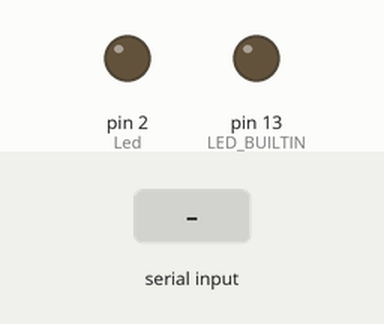
Recording of a sketch running on a simulated Arduino Uno, built with avr-gcc and run on an emulated ATmega328P. Shown: output pins drawn as LEDs (lit = HIGH). The inputs (shaded band) are chosen by the test bench.

Above: at 1.2 s.
1.3 s: "1" received over Serial
At 2.4 s:
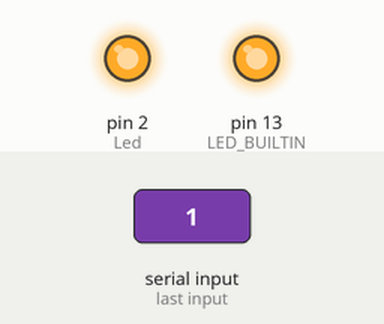
2.8 s: "0" received over Serial
At 3.6 s:
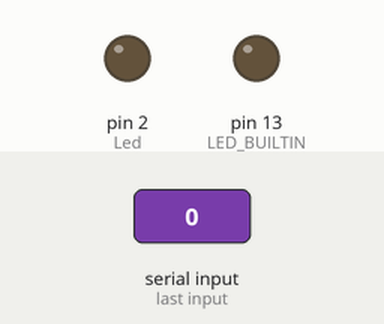
Timing chart, 0 to 5.8 s (numbered marks = the images above; inputs shaded):
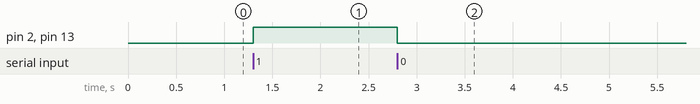

The sketch:

Code_Arduino.ino
```cpp
char let= '5';
int Led=2;
void setup() {
  pinMode(LED_BUILTIN, OUTPUT);
  pinMode(Led, OUTPUT);
  Serial.begin(9600); // opens serial port, sets data rate to 9600 bps
}


void loop() {

  if (Serial.available() > 0) {
    let=Serial.read();

  if (let == '1'){
  digitalWrite(LED_BUILTIN, HIGH);
  digitalWrite(Led, HIGH);
    }

  else if (let == '0'){
   digitalWrite(LED_BUILTIN, LOW);
   digitalWrite(Led, LOW);
        }
  }
}
```

Measured:
- after the input at 1.3 s, pin 2 (Led), pin 13 (LED_BUILTIN): LOW → HIGH at once
- after the input at 2.8 s, pin 2 (Led), pin 13 (LED_BUILTIN): HIGH → LOW at once
